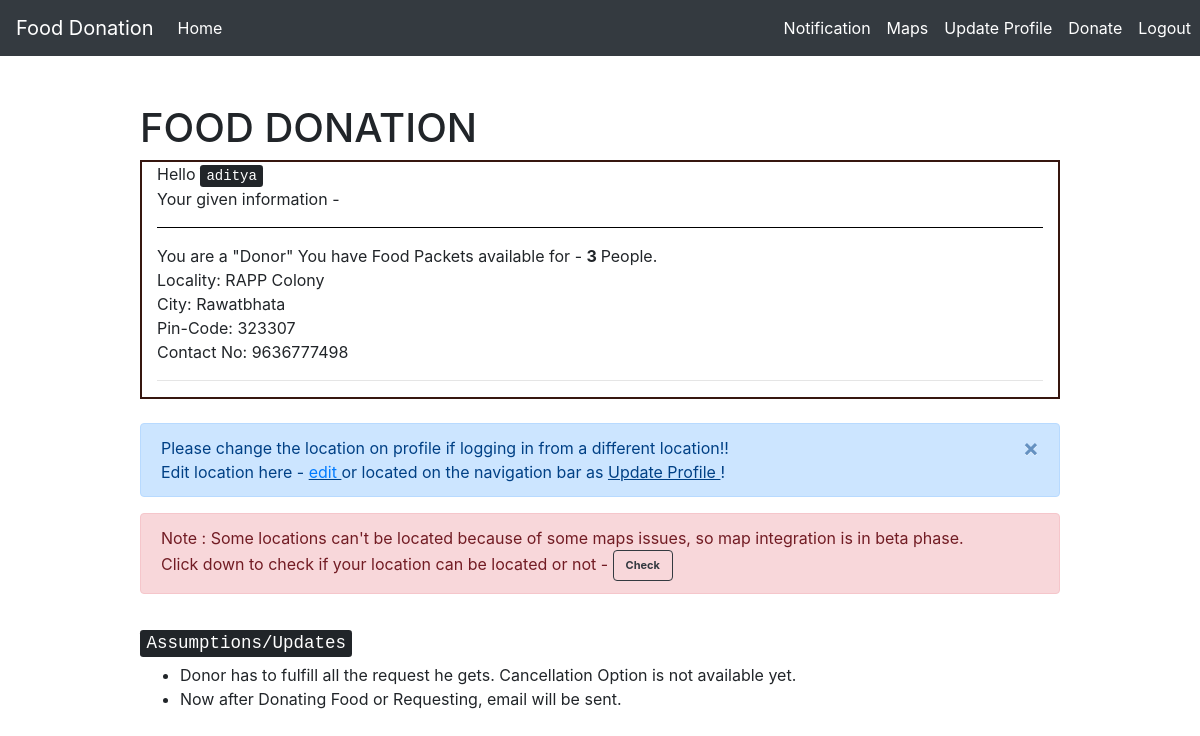
The page / (signed in) on the database as committed earlier.
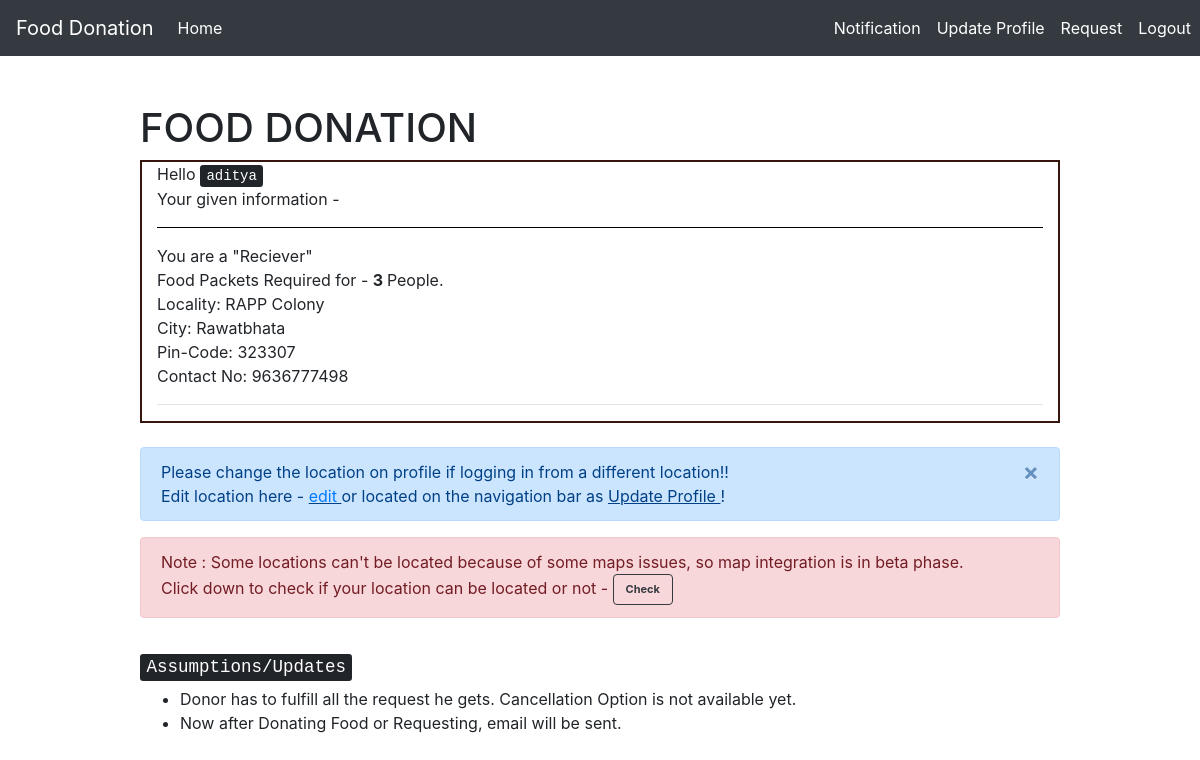
The same page on the database as committed later.
### customUser/models.py (models this page shows, shortened)
class CustomUser(AbstractUser):
    pin_code = models.IntegerField(null = True)
    contact_no = models.IntegerField(null = True)
    resources = models.IntegerField(null = True) # no. of persons avability/requirement
    locality = models.CharField(max_length = 100)
    city = models.CharField(max_length = 50)
    """CHOICES=[('0','Donor'),
                   ('1','Reciever')]"""
    state = models.CharField(max_length = 50, default = " ")
    donor = models.BooleanField(default = 'False') # 0 - Donor 1 - Reciever
    email = models.EmailField(unique=True)
    organisation = models.BooleanField(default = 'False')

### templates/home.html (shortened to what this page needs)
{% extends 'base_with_home.html' %}
{% load crispy_forms_tags %}
{% block navigation %}
	<div class = "row">
	{% if user.is_authenticated %}
		<div class = "nav-item active">
			<a class="nav-link" href="{% url 'notification' %}" >Notification</a>
		</div>
		{% if user.donor == True %}
		<div class = "nav-item active">
			<a href="{% url 'maps' %}" class="nav-link">Maps</a>
		</div>
		{% endif %}
			<div class = "nav-item active">
					<a href="{% url 'edit_profile' %}" class="nav-link"> Update Profile </a>
			</div>
			{% if user.donor == False %}
				<div class = "nav-item active">
					<a href="{% url 'showNearbyDonors' %}" class="nav-link">Request</a>
				</div>
			{% else %}
				<div class = "nav-item active">
			  	<a href="{% url 'showNearbyRecievers' %}" class="nav-link">Donate</a>
				</div>
			{% endif %}
			<div class = "nav-item active">
				<a href="{% url 'logout' %}" class="nav-link">Logout</a>
			</div>
	{% endif %}
				</div>
{% endblock %}
{% block content %}
	<h1> FOOD DONATION  </h1>
<div class = "container-fluid" style="border:2px solid #36160F;">
	{% if user.is_authenticated %}
			{% if user.organisation == False %}
			Hello <kbd> {{ user.username }}</kbd>
			{% else %}
			Welcome, <kbd> {{ user.username }} </kbd>
			{% endif %}
		 <br> Your given information - <br> <hr style="border-width: 1px;background: black">
		 	{% if user.donor == True %}
		 		{% if user.organisation == True %}
					You are a "Donor : Organisation"<br>
				{% else %}
					You are a "Donor"
				{% endif %}
					You have Food Packets available for - <strong> {{ user.resources }} </strong> People.<br>
			{% else %}
				You are a "Reciever"<br>
				Food Packets Required for - <strong> {{user.resources}} </strong> People.<br>
			{% endif %}
			Locality: {{ user.locality }} <br>
			City: {{ user.city }} <br>
			Pin-Code: {{ user.pin_code }} <br>
			Contact No: {{ user.contact_no }} <br> <hr>
</div>
<br>
      <div class="alert  alert-primary  alert-dismissible   fade    show">
    	Please change the location on profile if logging in from a different location!! <br>
          Edit location here -  <u> <a  href = "{% url 'edit_profile' %}"> edit </a> </u> or located on the navigation bar as <u>Update Profile </u>!
      	 <button type = "button" class = "close" data-dismiss = "alert" aria-hidden="true">&times;</button>
      </div>
  <div class = "alert alert-danger alert-dismissible fade show">
  		Note : Some locations can't be located because of some maps issues, so map integration is in beta phase. <br> Click down to check if your location can be located or not -  <a href="{% url 'check_location' %}" class="btn btn-outline-dark" style="font-size:11px"> <strong> Check </strong></a>
  </div>
<br>
	{% else %}
		<br>
		<div class = "container-fluid"> <h4> <kbd> You are not logged in! </kbd><br> <br>  </h4>    </div>
	{% endif %}
{% endblock %}

Rows that differ between the two databases and show on the page:
changed CustomUser "RAPP Colony": donor True → False (drawn)
Other text that changed with them:
text no longer shown: "Maps Donate You are a \"Donor\" You have Food Packets available for -"
text now shown: "Request You are a \"Reciever\" Food Packets Required for -"
